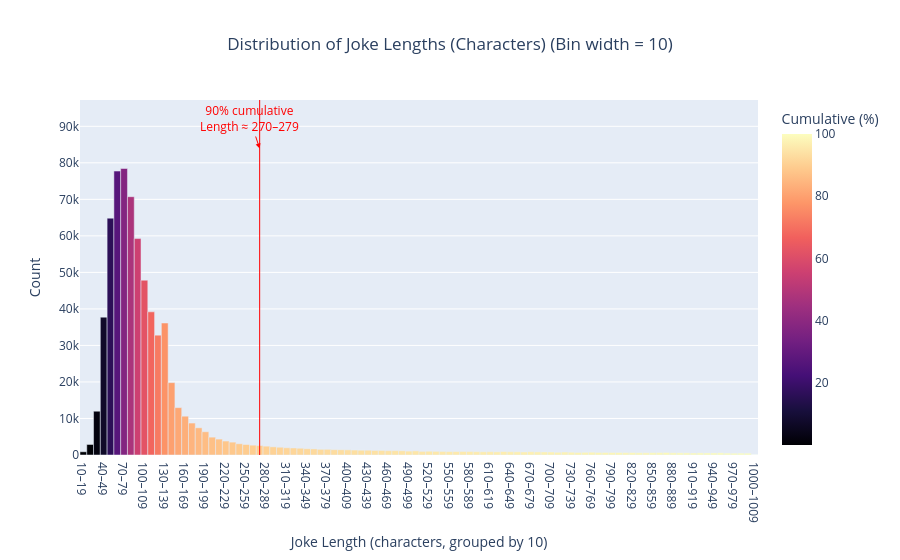

Notebook code for this chart:
### Code cell
# joke_length(df)
plot_joke_length_distribution()
